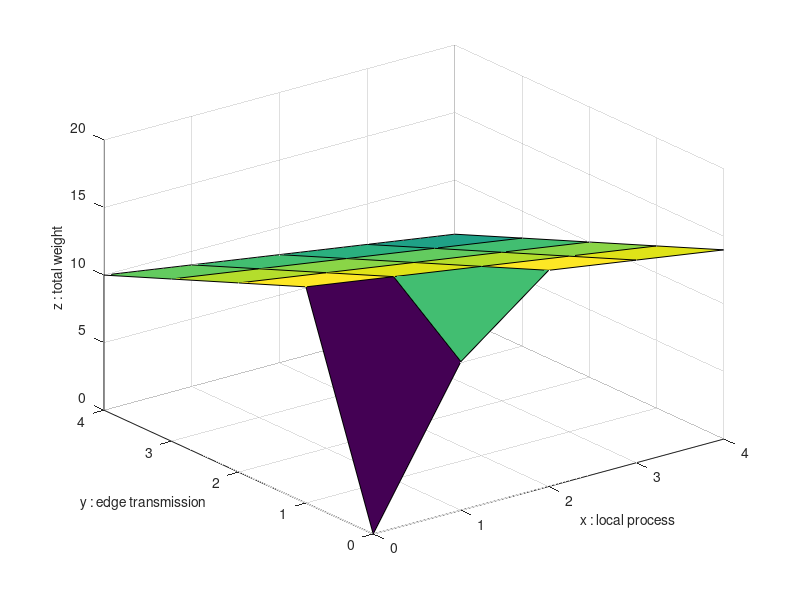

The MATLAB source for this figure: (Note: this script raises an error after producing the figure.)
%%%%% Optimal Joint offloading and Scheduling%%%%
%%%% examples test %%%%
%%%% calculate Weight matrix %%%%
clear
A = 3; % arrival packets
X = 6; % virtual queue length
C = 3; % channel state
mu = 2; % local rate
e_E = 2; % edge energy consumption
e_L = 1; % local energy consumption
M = 1;
T = 4; % total time slots

y_max = T; 
z_max = T;

% schedule wireless transmission from 0 to y_max_int times 
W = zeros(y_max + 1, z_max + 1);
W_edge = zeros(1, y_max + 1);
W_local = zeros(1, y_max + 1);
z_maxWeight = zeros(1, y_max + 1);

for y =  0 : y_max
    W_edge(y + 1) =  X * min(A, y * C) - M * e_E * y;%
    for z = 0 : z_max  % maximize local weight
        W_local(z + 1) = X * min(max(A - y * C, 0), z * mu) - M * e_L * z;
        W(y + 1, z + 1) = W_edge(y + 1) + W_local(z + 1);
    end   
end

z_all =  0 : z_max;
y_all = 0 : y_max;

figure(111)
surf(z_all, y_all, W)
xlabel('x : local process','FontSize', 10)
ylabel('y : edge transmission','FontSize', 10)
zlabel('z : total weight','FontSize', 10)
title('System Setup : A = ' + string(A) + ', X = ' + string(X) + ...
    ', \mu = ' + string(mu) + ', C = ' + string(C) + ', T = ' + string(T) ...
    + ', e^E = ' + string(e_E) + ', e^L  = ' + string(e_L),'FontSize', 14 )

% given z plot
given_z = 3;
figure(2)
plot(y_all, W(:, given_z), 'r-o','LineWidth',2,'MarkerSize',10)
xlabel('edge transmission', 'FontSize', 10)
ylabel('total weight given k', 'FontSize', 10)
title('System Setup : given z = ' + string(given_z) + ...
    ', \mu = ' + string(mu) + ', C = ' + string(C) + ', T = ' + string(T) ...
    + ', e^E = ' + string(e_E) + ', e^L  = ' + string(e_L),'FontSize', 14 )
grid on

% given k plot
given_k = 2;
figure(3)
plot(z_all, W(given_k,:), 'b-s','LineWidth',2,'MarkerSize',10)
xlabel('local processing', 'FontSize', 10)
ylabel('total weight given k', 'FontSize', 10)
title('System Setup : given k = ' + string(given_k) + ...
    ', \mu = ' + string(mu) + ', C = ' + string(C) + ', T = ' + string(T) ...
    + ', e^E = ' + string(e_E) + ', e^L  = ' + string(e_L),'FontSize', 14 )
grid on




